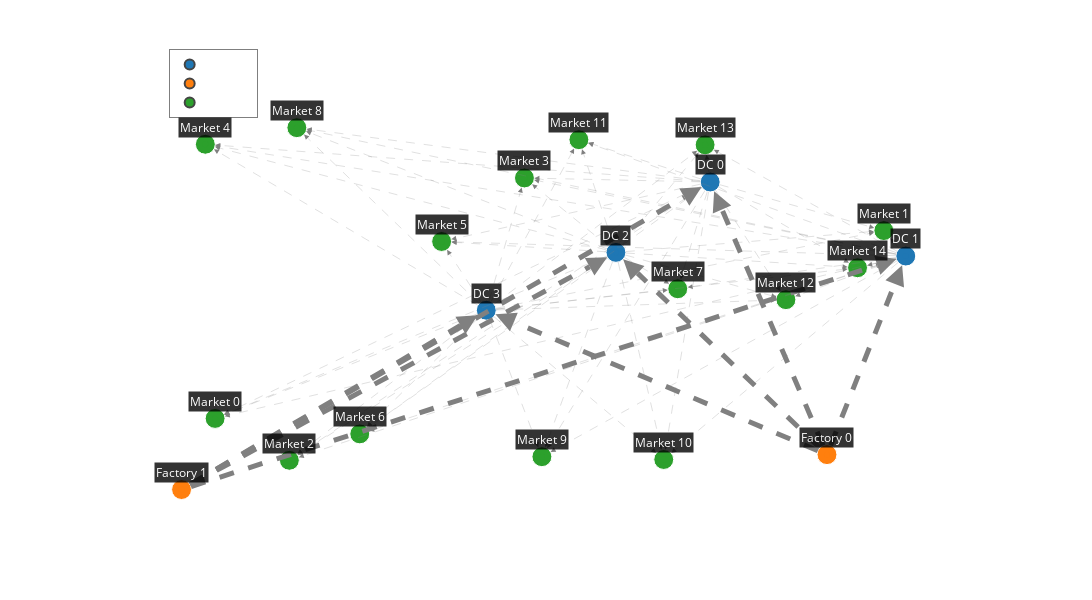

Notebook code for this chart:
### Markdown cell above
# Define Problem

- Nodes
    - Factories
        - number: 2
        - demand: -700
        - fixed cost: 100
        - location: rand
    - DCs
        - number: 4
        - fixed cost: 25
        - location: rand
    - Markets
        - number: 15
        - demand: rand 1-100
        - location: rand
- Edges
    - Factories - DCs
        - capacity: 350
        - var cost: distance
    - DCs - Markets
        - capacity: 100
        - var cost: distance

### Code cell
random.seed(115)
# Define nodes
factories = [FlowGraph.Node(name=f'Factory {i}', supply=700, type='Factory', fixed_cost=100, x=random.uniform(0, 2),
                             y=random.uniform(0, 1)) for i in range(2)]
dcs = [FlowGraph.Node(name=f'DC {i}', fixed_cost=25, capacity=500, type='DC', x=random.uniform(0, 2), 
                      y=random.uniform(0, 1)) for i in range(4)]
markets = [FlowGraph.Node(name=f'Market {i}', demand=random.randint(1, 100), type='Market', x=random.uniform(0, 2), 
                          y=random.uniform(0, 1)) for i in range(15)]

# Define edges
edges = []
# Factories to DCs
for factory in factories:
    for dc in dcs:
        distance = ((factory.x - dc.x)**2 + (factory.y - dc.y)**2)**0.5
        edges.append(FlowGraph.Edge(origin=factory, destination=dc, capacity=350, variable_cost=distance))

# DCs to Markets
for dc in dcs:
    for market in markets:
        distance = ((dc.x - market.x)**2 + (dc.y - market.y)**2)**0.5
        edges.append(FlowGraph.Edge(origin=dc, destination=market, capacity=100, variable_cost=distance))

# Create FlowGraph
G2 = FlowGraph(edges)
G2.viz.plot_graph().update_layout(height=600, width=1100).show()
